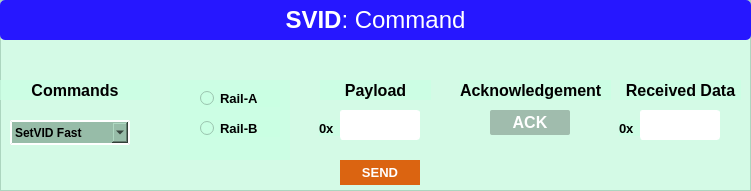
<?xml version="1.0" encoding="UTF-8"?>
<ui version="4.0">
 <class>SVID_custom_commands</class>
 <widget class="QMainWindow" name="SVID_custom_commands">
  <property name="geometry">
   <rect>
    <x>0</x>
    <y>0</y>
    <width>751</width>
    <height>191</height>
   </rect>
  </property>
  <property name="windowTitle">
   <string>Custom Command</string>
  </property>
  <widget class="QWidget" name="centralwidget">
   <widget class="QFrame" name="frame_railA">
    <property name="geometry">
     <rect>
      <x>0</x>
      <y>0</y>
      <width>751</width>
      <height>191</height>
     </rect>
    </property>
    <property name="styleSheet">
     <string notr="true">background-color: rgba(201, 255, 226, 179);</string>
    </property>
    <property name="frameShape">
     <enum>QFrame::StyledPanel</enum>
    </property>
    <property name="frameShadow">
     <enum>QFrame::Raised</enum>
    </property>
    <widget class="QLabel" name="label_3">
     <property name="geometry">
      <rect>
       <x>0</x>
       <y>0</y>
       <width>751</width>
       <height>40</height>
      </rect>
     </property>
     <property name="font">
      <font>
       <family>Arial</family>
       <pointsize>18</pointsize>
      </font>
     </property>
     <property name="styleSheet">
      <string notr="true">background-color: rgb(38, 23, 255);
color: rgb(255, 255, 255);
border-radius:5px;</string>
     </property>
     <property name="text">
      <string>&lt;html&gt;&lt;head/&gt;&lt;body&gt;&lt;p&gt;&lt;span style=&quot; font-weight:600;&quot;&gt;SVID&lt;/span&gt;: Command&lt;/p&gt;&lt;/body&gt;&lt;/html&gt;</string>
     </property>
     <property name="alignment">
      <set>Qt::AlignCenter</set>
     </property>
    </widget>
    <widget class="QComboBox" name="comboBox_SVID_command">
     <property name="geometry">
      <rect>
       <x>10</x>
       <y>120</y>
       <width>120</width>
       <height>25</height>
      </rect>
     </property>
     <property name="styleSheet">
      <string notr="true">QComboBox{
font: 75 10pt &quot;MS Shell Dlg 2&quot;;
color: black;

	background-color: rgb(151, 188, 168);
border-style:outset;
border-width:2px;
border-color:white;
font:bold;
border-radius:0px;
}

QListView {
background-color:lightgreen;
border-radius:0px;
}
</string>
     </property>
     <item>
      <property name="text">
       <string>SetVID Fast</string>
      </property>
     </item>
     <item>
      <property name="text">
       <string>SetVID Slow</string>
      </property>
     </item>
     <item>
      <property name="text">
       <string>SetVID Decay</string>
      </property>
     </item>
     <item>
      <property name="text">
       <string>SetPS</string>
      </property>
     </item>
     <item>
      <property name="text">
       <string>SetRegAddr</string>
      </property>
     </item>
     <item>
      <property name="text">
       <string>SetRegData</string>
      </property>
     </item>
     <item>
      <property name="text">
       <string>GetReg</string>
      </property>
     </item>
     <item>
      <property name="text">
       <string>SetWP</string>
      </property>
     </item>
    </widget>
    <widget class="QLabel" name="label_29">
     <property name="geometry">
      <rect>
       <x>0</x>
       <y>80</y>
       <width>150</width>
       <height>20</height>
      </rect>
     </property>
     <property name="font">
      <font>
       <family>Arial</family>
       <pointsize>12</pointsize>
       <weight>75</weight>
       <bold>true</bold>
      </font>
     </property>
     <property name="styleSheet">
      <string notr="true">color: rgb(0, 170, 127);
color: rgb(0, 0, 0);</string>
     </property>
     <property name="text">
      <string>Commands</string>
     </property>
     <property name="alignment">
      <set>Qt::AlignCenter</set>
     </property>
    </widget>
    <widget class="QLabel" name="label_35">
     <property name="geometry">
      <rect>
       <x>460</x>
       <y>80</y>
       <width>151</width>
       <height>20</height>
      </rect>
     </property>
     <property name="font">
      <font>
       <family>Arial</family>
       <pointsize>12</pointsize>
       <weight>75</weight>
       <bold>true</bold>
      </font>
     </property>
     <property name="styleSheet">
      <string notr="true">color: rgb(0, 170, 127);
color: rgb(0, 0, 0);</string>
     </property>
     <property name="text">
      <string>Acknowledgement</string>
     </property>
    </widget>
    <widget class="QLabel" name="label_ACK">
     <property name="geometry">
      <rect>
       <x>490</x>
       <y>110</y>
       <width>80</width>
       <height>25</height>
      </rect>
     </property>
     <property name="font">
      <font>
       <family>Arial</family>
       <pointsize>12</pointsize>
       <weight>75</weight>
       <bold>true</bold>
      </font>
     </property>
     <property name="layoutDirection">
      <enum>Qt::LeftToRight</enum>
     </property>
     <property name="styleSheet">
      <string notr="true">color: rgb(255, 255, 255);
background-color: rgb(160, 188, 173);
border-radius:2px;</string>
     </property>
     <property name="text">
      <string>ACK</string>
     </property>
     <property name="alignment">
      <set>Qt::AlignCenter</set>
     </property>
    </widget>
    <widget class="QLineEdit" name="lineEdit_Payload">
     <property name="geometry">
      <rect>
       <x>340</x>
       <y>110</y>
       <width>80</width>
       <height>30</height>
      </rect>
     </property>
     <property name="font">
      <font>
       <pointsize>13</pointsize>
       <weight>75</weight>
       <bold>true</bold>
      </font>
     </property>
     <property name="styleSheet">
      <string notr="true">QLineEdit{
	background-color: rgb(255, 255, 255);
	color: rgb(0, 0, 0);
border:1px solid white;
border-radius:3px;
}

QLineEdit::hover{
border:2px solid  rgb(173, 77, 12);
}

QLineEdit::focus{
border:2px solid red;
	background-color: rgb(255, 173, 101);
}</string>
     </property>
     <property name="alignment">
      <set>Qt::AlignCenter</set>
     </property>
     <property name="placeholderText">
      <string/>
     </property>
    </widget>
    <widget class="QLabel" name="label_37">
     <property name="geometry">
      <rect>
       <x>319</x>
       <y>120</y>
       <width>21</width>
       <height>16</height>
      </rect>
     </property>
     <property name="font">
      <font>
       <family>Arial</family>
       <pointsize>10</pointsize>
       <weight>75</weight>
       <bold>true</bold>
      </font>
     </property>
     <property name="styleSheet">
      <string notr="true">color: rgb(0, 170, 127);
color: rgb(0, 0, 0);</string>
     </property>
     <property name="text">
      <string>0x</string>
     </property>
    </widget>
    <widget class="QGroupBox" name="groupBox">
     <property name="geometry">
      <rect>
       <x>170</x>
       <y>80</y>
       <width>120</width>
       <height>80</height>
      </rect>
     </property>
     <property name="styleSheet">
      <string notr="true">border:none;</string>
     </property>
     <property name="title">
      <string/>
     </property>
     <widget class="QRadioButton" name="radioButton_railA">
      <property name="geometry">
       <rect>
        <x>30</x>
        <y>10</y>
        <width>80</width>
        <height>17</height>
       </rect>
      </property>
      <property name="font">
       <font>
        <family>Arial</family>
        <pointsize>10</pointsize>
        <weight>75</weight>
        <bold>true</bold>
       </font>
      </property>
      <property name="layoutDirection">
       <enum>Qt::LeftToRight</enum>
      </property>
      <property name="locale">
       <locale language="English" country="UnitedStates"/>
      </property>
      <property name="text">
       <string>Rail-A</string>
      </property>
     </widget>
     <widget class="QRadioButton" name="radioButton_railB">
      <property name="geometry">
       <rect>
        <x>30</x>
        <y>40</y>
        <width>80</width>
        <height>17</height>
       </rect>
      </property>
      <property name="font">
       <font>
        <family>Arial</family>
        <pointsize>10</pointsize>
        <weight>75</weight>
        <bold>true</bold>
       </font>
      </property>
      <property name="layoutDirection">
       <enum>Qt::LeftToRight</enum>
      </property>
      <property name="locale">
       <locale language="English" country="UnitedStates"/>
      </property>
      <property name="text">
       <string>Rail-B</string>
      </property>
     </widget>
    </widget>
    <widget class="QLabel" name="label_30">
     <property name="geometry">
      <rect>
       <x>320</x>
       <y>80</y>
       <width>111</width>
       <height>20</height>
      </rect>
     </property>
     <property name="font">
      <font>
       <family>Arial</family>
       <pointsize>12</pointsize>
       <weight>75</weight>
       <bold>true</bold>
      </font>
     </property>
     <property name="styleSheet">
      <string notr="true">color: rgb(0, 170, 127);
color: rgb(0, 0, 0);</string>
     </property>
     <property name="text">
      <string>Payload</string>
     </property>
     <property name="alignment">
      <set>Qt::AlignCenter</set>
     </property>
    </widget>
    <widget class="QLineEdit" name="lineEdit_Received_DATA">
     <property name="geometry">
      <rect>
       <x>640</x>
       <y>110</y>
       <width>80</width>
       <height>30</height>
      </rect>
     </property>
     <property name="font">
      <font>
       <pointsize>13</pointsize>
       <weight>75</weight>
       <bold>true</bold>
      </font>
     </property>
     <property name="styleSheet">
      <string notr="true">QLineEdit{
	background-color: rgb(255, 255, 255);
	color: rgb(0, 0, 0);
border:1px solid white;
border-radius:3px;
}

QLineEdit::hover{
border:2px solid  rgb(173, 77, 12);
}

QLineEdit::focus{
border:2px solid red;
	background-color: rgb(255, 173, 101);
}</string>
     </property>
     <property name="alignment">
      <set>Qt::AlignCenter</set>
     </property>
     <property name="readOnly">
      <bool>true</bool>
     </property>
     <property name="placeholderText">
      <string/>
     </property>
    </widget>
    <widget class="QLabel" name="label_38">
     <property name="geometry">
      <rect>
       <x>619</x>
       <y>120</y>
       <width>21</width>
       <height>16</height>
      </rect>
     </property>
     <property name="font">
      <font>
       <family>Arial</family>
       <pointsize>10</pointsize>
       <weight>75</weight>
       <bold>true</bold>
      </font>
     </property>
     <property name="styleSheet">
      <string notr="true">color: rgb(0, 170, 127);
color: rgb(0, 0, 0);</string>
     </property>
     <property name="text">
      <string>0x</string>
     </property>
    </widget>
    <widget class="QLabel" name="label_31">
     <property name="geometry">
      <rect>
       <x>620</x>
       <y>80</y>
       <width>121</width>
       <height>20</height>
      </rect>
     </property>
     <property name="font">
      <font>
       <family>Arial</family>
       <pointsize>12</pointsize>
       <weight>75</weight>
       <bold>true</bold>
      </font>
     </property>
     <property name="styleSheet">
      <string notr="true">color: rgb(0, 170, 127);
color: rgb(0, 0, 0);</string>
     </property>
     <property name="text">
      <string>Received Data</string>
     </property>
     <property name="alignment">
      <set>Qt::AlignCenter</set>
     </property>
    </widget>
    <widget class="QPushButton" name="pushButton_Discard">
     <property name="geometry">
      <rect>
       <x>340</x>
       <y>160</y>
       <width>80</width>
       <height>25</height>
      </rect>
     </property>
     <property name="font">
      <font>
       <pointsize>10</pointsize>
       <weight>75</weight>
       <bold>true</bold>
      </font>
     </property>
     <property name="focusPolicy">
      <enum>Qt::ClickFocus</enum>
     </property>
     <property name="styleSheet">
      <string notr="true">QPushButton{background-color: rgb(219, 100, 17);
color: rgb(255, 255, 255);
border:2px;
}
QPushButton::hover{
border:2px solid red;
background-color: orange;
}
</string>
     </property>
     <property name="text">
      <string>SEND</string>
     </property>
    </widget>
    <zorder>label_3</zorder>
    <zorder>comboBox_SVID_command</zorder>
    <zorder>label_35</zorder>
    <zorder>label_ACK</zorder>
    <zorder>lineEdit_Payload</zorder>
    <zorder>label_37</zorder>
    <zorder>label_29</zorder>
    <zorder>groupBox</zorder>
    <zorder>label_30</zorder>
    <zorder>lineEdit_Received_DATA</zorder>
    <zorder>label_38</zorder>
    <zorder>label_31</zorder>
    <zorder>pushButton_Discard</zorder>
   </widget>
  </widget>
 </widget>
 <resources>
  <include location="../GUI_IMAGE/resource.qrc"/>
 </resources>
 <connections/>
</ui>
